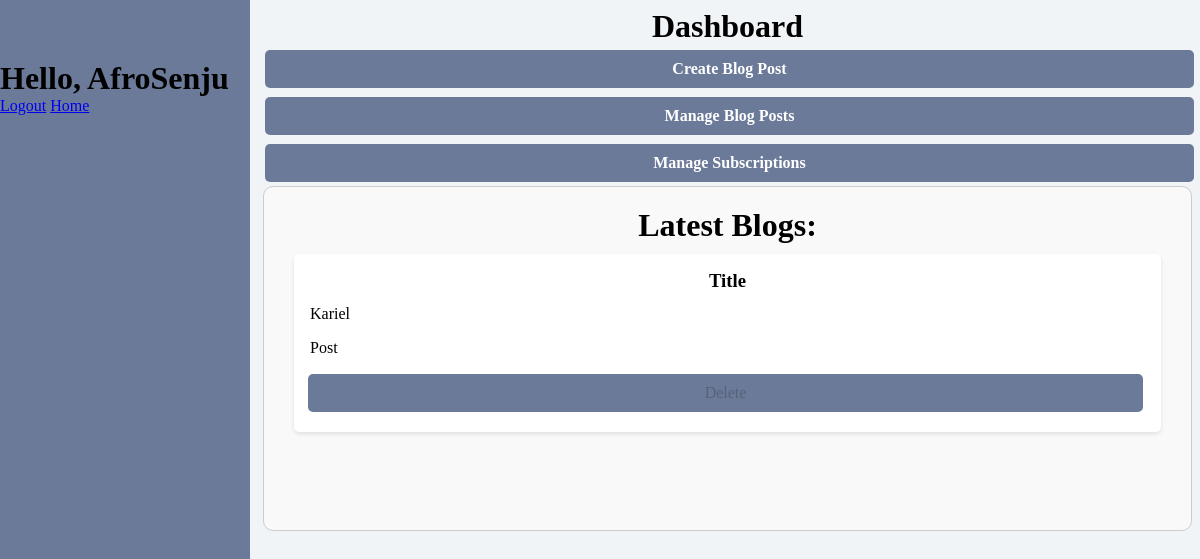
The page /dashboard (signed in) on the database as committed earlier.
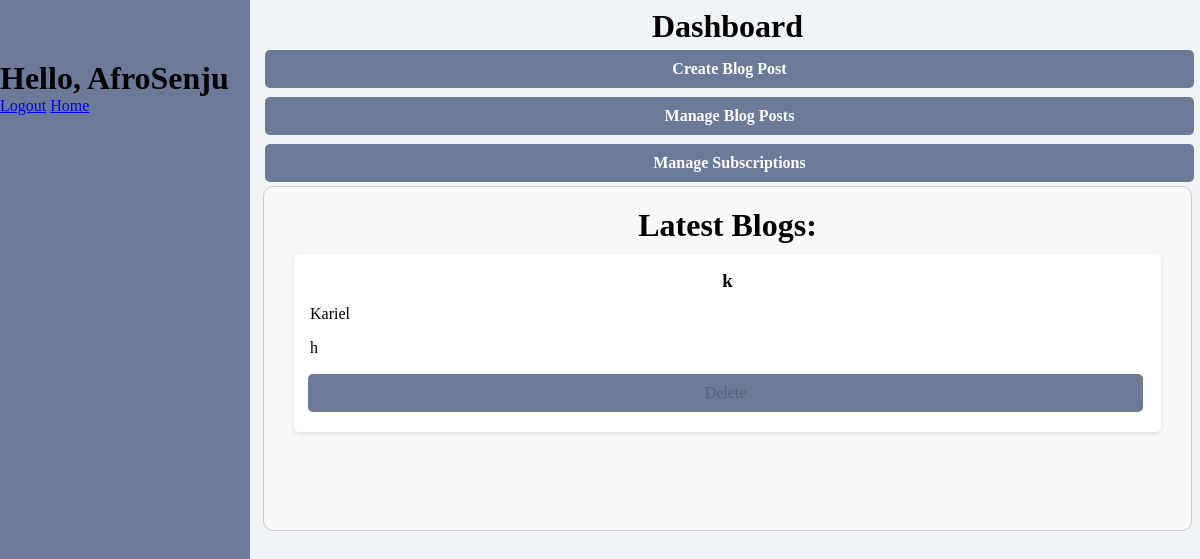
The same page on the database as committed later.
### app/models.py (models this page shows, shortened)
class Posts(models.Model):
    author = models.ForeignKey(User, on_delete=models.CASCADE)
    title = models.CharField(max_length=200, default='required')
    content_creator = models.ForeignKey(YouTuber, on_delete=models.CASCADE)
    post = models.TextField()
    created_at = models.DateTimeField()

### app/views.py (the view)
# urls.py: path('dashboard', Dashboard_View, name = 'dashboard'),
@login_required(login_url='user_login')
def Dashboard_View(request:HttpRequest):
    subscribers = [user for user in find_all_subscribers(request.user)]
    posts = []
    for user in subscribers:
        youTuber = user.subscribed_to
        user = user.subscriber
        temp_post = filter_latest_post(user, youTuber)
        if temp_post is not None:
            posts.append(filter_latest_post(user, youTuber))
    try:
        user = YouTuber.objects.get(creator = request.user)
        role = view_role(request.user)
        if role.name == 'Admin':
            return render(request, 'dashboard.html', {'role':role, 'blogs':posts})
    except YouTuber.DoesNotExist:
        return render(request, 'dashboard.html')

### app/models.py (called while the page is built)
def view_role(user):
    try:
        user = UserProfile.objects.get(user = user)
        return user.role
    except:
        pass

def find_all_subscribers(creator):
    try:
        creator = YouTuber.objects.get(creator = creator)
        return Subscription.objects.filter(subscribed_to = creator)
    except:
        return []

def filter_all_posts(user, creator):
    return Posts.objects.filter(author = user, content_creator = creator)

def filter_latest_post(user, creator):
    try:
        return filter_all_posts(user, creator).latest('created_at')
    except:
        pass

### app/templates/dashboard.html (shortened to what this page needs)
{% extends "root.html" %}
{% block content %}
<div class="sidenav">
    <h1>Hello, {{ request.user }}</h1>
    <span><a href="{% url 'logout' %}">Logout</a></span>
    <span><a href="{% url 'dashboard' %}">Home</a></span>
</div>
<div class="main">
{% block title %}
<div class="centered">
    <h1>Dashboard</h1>
    <h1><a class="action-button" href="{% url 'create_blog_post' %}">Create Blog Post</a></h1>
    <h1><a class="action-button" href="{% url 'view_my_blogs' %}">Manage Blog Posts</a></h1>
    <h1><a class="action-button" href="{% url 'subscribe' %}">Manage Subscriptions</a></h1>
    {% if role.name == 'Admin' %}
        {% if blogs %}
        <div class="full-width-container">
            <h1>Latest Blogs:</h1>
            <form method="post" class="form-content">
                {% for blog in blogs %}
                    {% if blog.author.username != request.user.username %}
                        <div class="blog">
                            <h3>{{ blog.title }}</h3>
                            <p>{{ blog.author.username }}</p>
                            <p>{{ blog.post }}</p>
                            <a class="action-button" href="{% url 'delete' blog.title %}">Delete</a>
                        </div>
                    {% endif %}
                {% endfor %}
            </form>
        </div>
        {% endif %}
    {% endif %}
</div>
{% endblock title %}
</div>
{% endblock content %}

Rows that differ between the two databases and show on the page:
no longer on this page (row edited): Posts: title "Title", author.username "Kariel", post "Post"
added Posts: title "k", author.username "Kariel", post "h"
